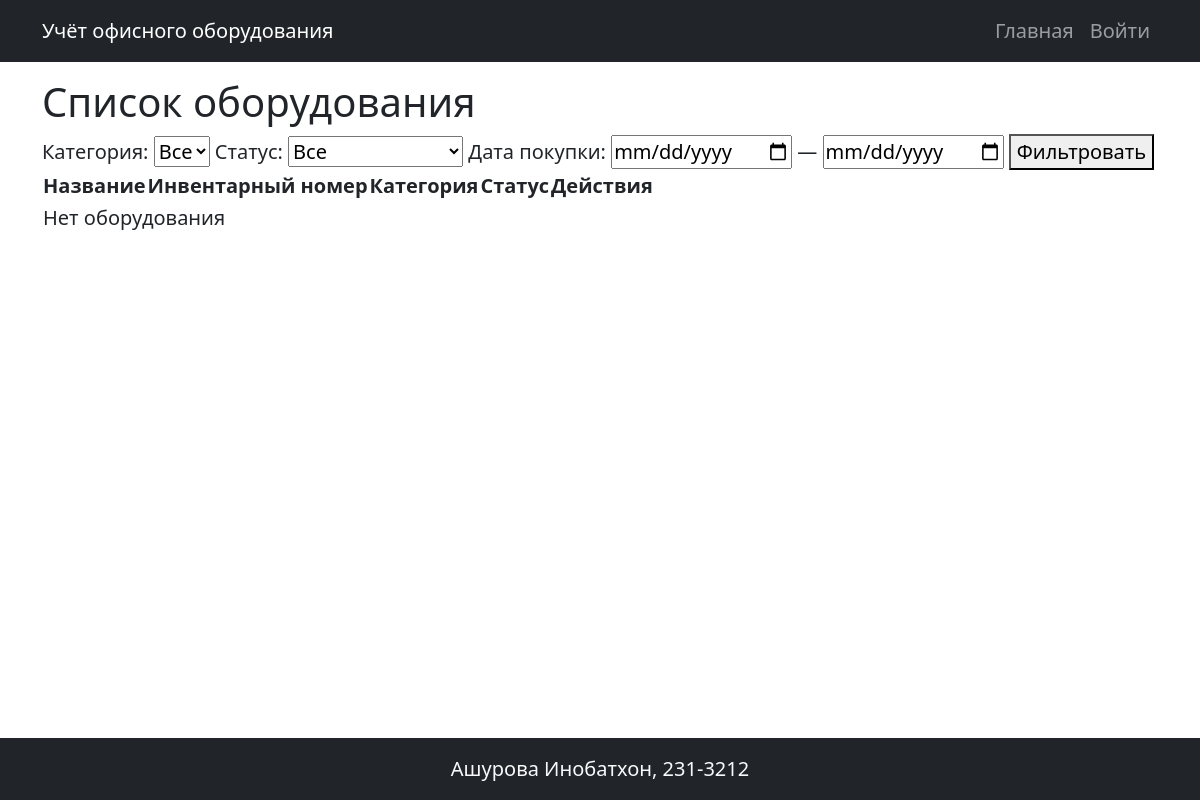
Before: / with the older database file.
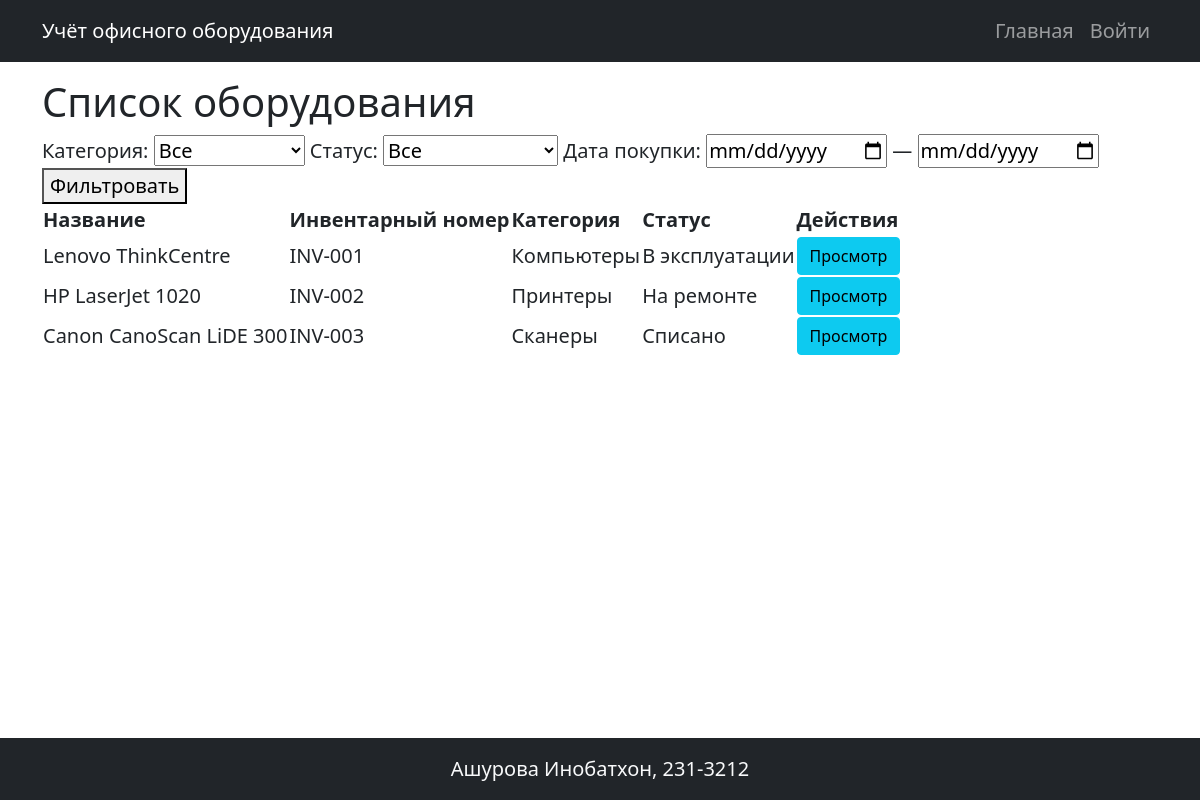
After: the same page with the newer database file.
### models.py (models this page shows)
class Equipment(db.Model):
    id = db.Column(db.Integer, primary_key=True)
    name = db.Column(db.String(100), nullable=False)
    inventory_number = db.Column(db.String(50), unique=True, nullable=False)
    category_id = db.Column(db.Integer, db.ForeignKey('category.id'), nullable=False)
    category = db.relationship('Category', backref='equipments')
    purchase_date = db.Column(db.Date, nullable=False)
    cost = db.Column(db.Numeric(10, 2), nullable=False)
    status = db.Column(db.Enum('В эксплуатации', 'На ремонте', 'Списано', name='equipment_status'), nullable=False, default='В эксплуатации')
    note = db.Column(db.Text)
    photos = db.relationship('Photo', backref='equipment', lazy='dynamic', cascade='all, delete-orphan')
    maintenance_history = db.relationship('MaintenanceHistory', backref='equipment', cascade='all, delete-orphan')
    responsible_persons = db.relationship('ResponsiblePersons', secondary=equipment_responsible, back_populates='equipments')
    write_offs = db.relationship('WriteOff', backref='equipment_obj', cascade='all, delete-orphan')

class Category(db.Model):
    id = db.Column(db.Integer, primary_key=True)
    name = db.Column(db.String(100), nullable=False)
    description = db.Column(db.Text)

### app.py (the view)
@app.route('/')
def index():
    page = request.args.get('page', 1, type=int)
    category = request.args.get('category', type=int)
    status = request.args.get('status', type=str)
    date_from = request.args.get('date_from')
    date_to = request.args.get('date_to')
    query = Equipment.query
    if category:
        query = query.filter(Equipment.category_id == category)
    if status:
        query = query.filter(Equipment.status == status)
    if date_from:
        try:
            date_from_obj = datetime.strptime(date_from, '%Y-%m-%d').date()
            query = query.filter(Equipment.purchase_date >= date_from_obj)
        except ValueError:
            pass
    if date_to:
        try:
            date_to_obj = datetime.strptime(date_to, '%Y-%m-%d').date()
            query = query.filter(Equipment.purchase_date <= date_to_obj)
        except ValueError:
            pass
    query = query.order_by(Equipment.purchase_date.desc())
    pagination = query.paginate(page=page, per_page=10, error_out=False)
    equipment_list = []
    for eq in pagination.items:
        equipment_list.append({
            'id': eq.id,
            'name': eq.name,
            'inventory_number': eq.inventory_number,
            'category_name': eq.category.name if eq.category_id else '',
            'status_display': eq.status,
        })
    categories = Category.query.all()
    return render_template('index.html',
        equipment_list=equipment_list,
        categories=categories,
        pagination=pagination)

### templates/index.html (shortened to what this page needs)
{% extends 'base.html' %}
{% block content %}
<h1>Список оборудования</h1>
<form method="get" action="">
    <label>Категория:
        <select name="category">
            <option value="">Все</option>
        </select>
    </label>
    <label>Статус:
        <select name="status">
            <option value="">Все</option>
        </select>
    </label>
    <label>Дата покупки:
        <input type="date" name="date_from" value="{{ request.args.get('date_from', '') }}"> — <input type="date" name="date_to" value="{{ request.args.get('date_to', '') }}">
    </label>
    <button type="submit">Фильтровать</button>
</form>
<table>
    <thead>
        <tr>
            <th>Название</th>
            <th>Инвентарный номер</th>
            <th>Категория</th>
            <th>Статус</th>
            <th>Действия</th>
        </tr>
    </thead>
    <tbody>
        {% for eq in equipment_list %}
        <tr>
            <td>{{ eq.name }}</td>
            <td>{{ eq.inventory_number }}</td>
            <td>{{ eq.category_name }}</td>
            <td>{{ eq.status_display }}</td>
            <td>
                <a href="{{ url_for('view_equipment', id=eq.id) }}" class="btn btn-info">Просмотр</a>
            </td>
        </tr>
        {% else %}
        <tr><td colspan="5">Нет оборудования</td></tr>
        {% endfor %}
    </tbody>
</table>
{% endblock %}

### templates/base.html (shortened to what this page needs)
<!doctype html>
<html lang="ru">
  <head>
    <link href="https://cdn.jsdelivr.net/npm/bootstrap@5.0.2/dist/css/bootstrap.min.css" rel="stylesheet">
    <link rel="stylesheet" href="{{ url_for('static', filename='styles.css') }}">
    <link rel="stylesheet" href="https://cdn.jsdelivr.net/npm/bootstrap-icons@1.8.0/font/bootstrap-icons.css">
  </head>
  <body>
    <header>
        <nav class="navbar navbar-expand-lg navbar-dark bg-dark">
            <div class="container">
              <a class="navbar-brand" href="{{ url_for('index') }}">Учёт офисного оборудования</a>
              <div class="collapse navbar-collapse" id="navbarSupportedContent">
                <ul class="navbar-nav ms-auto mb-2 mb-lg-0">
                    <li class="nav-item">
                        <a class="nav-link" href="{{ url_for('index') }}">Главная</a>
                    </li>
                  {% if current_user.is_authenticated %}
                    <li class="nav-item">
                      <a class="nav-link" aria-current="page" href="{{ url_for('change_password') }}">Оборудование</a>
                    </li>
                    <li class="nav-item">
                      <a class="nav-link" aria-current="page" href="{{ url_for('change_password') }}">Обслуживание</a>
                    </li>
                    <li class="nav-item">
                      <a class="nav-link" aria-current="page" href="{{ url_for('logout') }}">Выйти</a>
                    </li>
                  {% else %}
                    <li class="nav-item">
                      <a class="nav-link" aria-current="page" href="{{ url_for('login') }}">Войти</a>
                    </li>
                  {% endif %}
                </ul>
              </div>
            </div>
          </nav>
    </header>
    <main class="my-3">
        <div class="container">
            {% block content %}{% endblock %}
        </div>
    </main>
    <footer class="bg-dark text-center text-light py-3">
          <p class="mb-0">Ашурова Инобатхон, 231-3212</p>
  </footer>
  </body>
</html>

### static/styles.css (style rules this page uses)
body { font-size: 1.25rem; display: grid; grid-template-rows: auto 1fr auto; height: 100vh; margin: 0; }

Changed rows visible on the page:
added Equipment: name "Lenovo ThinkCentre", inventory_number "INV-001", category_name "Компьютеры", status_display "В эксплуатации"
added Equipment: name "HP LaserJet 1020", inventory_number "INV-002", category_name "Принтеры", status_display "На ремонте"
added Equipment: name "Canon CanoScan LiDE 300", inventory_number "INV-003", category_name "Сканеры", status_display "Списано"
Other visible differences:
text no longer shown: "Нет оборудования"
